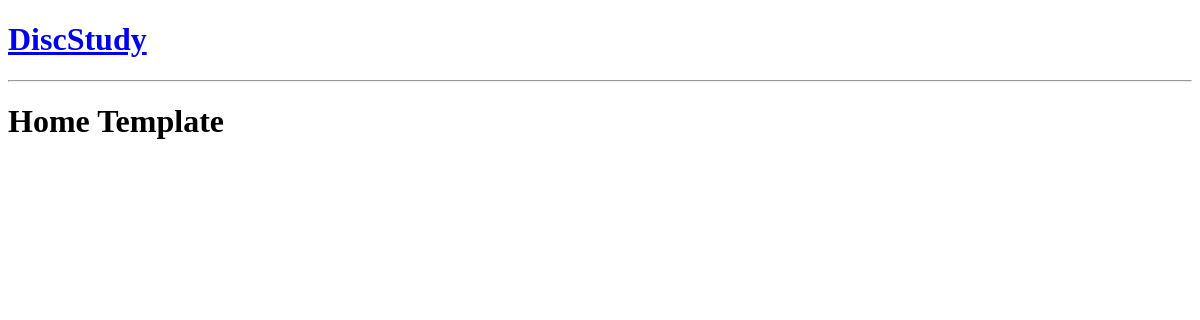
Before: / with the older database file.
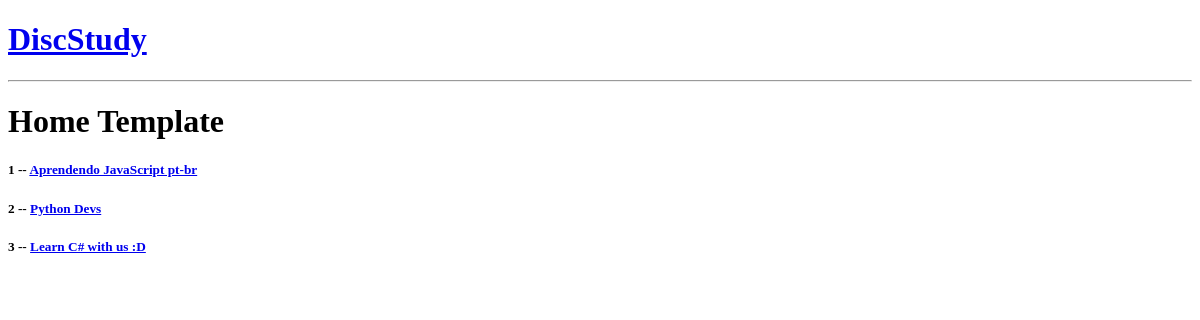
After: the same page with the newer database file.
### base/models.py (models this page shows, shortened)
class Room(models.Model):
    name = models.CharField(max_length=200)
    description = models.TextField(null = True, blank=True)
    updated = models.DateTimeField(auto_now=True)
    created = models.DateTimeField(auto_now_add=True)

### base/views.py (the view)
# urls.py: path('', views.home, name="home"),
def home(request):
    rooms = Room.objects.all()
    context = {'rooms':rooms}
    return render(request, 'base/home.html', context)

### base/templates/base/home.html
{% extends 'main.html' %}
{% block content %}
<h1>Home Template</h1>
<div>
    <div>
        {% for room in rooms %}
            <div>
                <h5>{{room.id}} -- <a href="{% url 'room' room.id %}">{{room.name}}</a></h5>
            </div>
        {% endfor %}
    </div>
</div>
{% endblock content %}

### templates/main.html (shortened to what this page needs)
<!DOCTYPE html>
<html lang="en">
<head>
</head>
<body>
    {% include 'navbar.html' %}
    {% block content %}
    {% endblock %}
</body>
</html>

### templates/navbar.html
<a href="/">
<h1>DiscStudy</h1>
</a>
<hr>

Changed rows visible on the page:
added Room: id "1", name "Aprendendo JavaScript pt-br"
added Room: id "2", name "Python Devs"
added Room: id "3", name "Learn C# with us :D"
